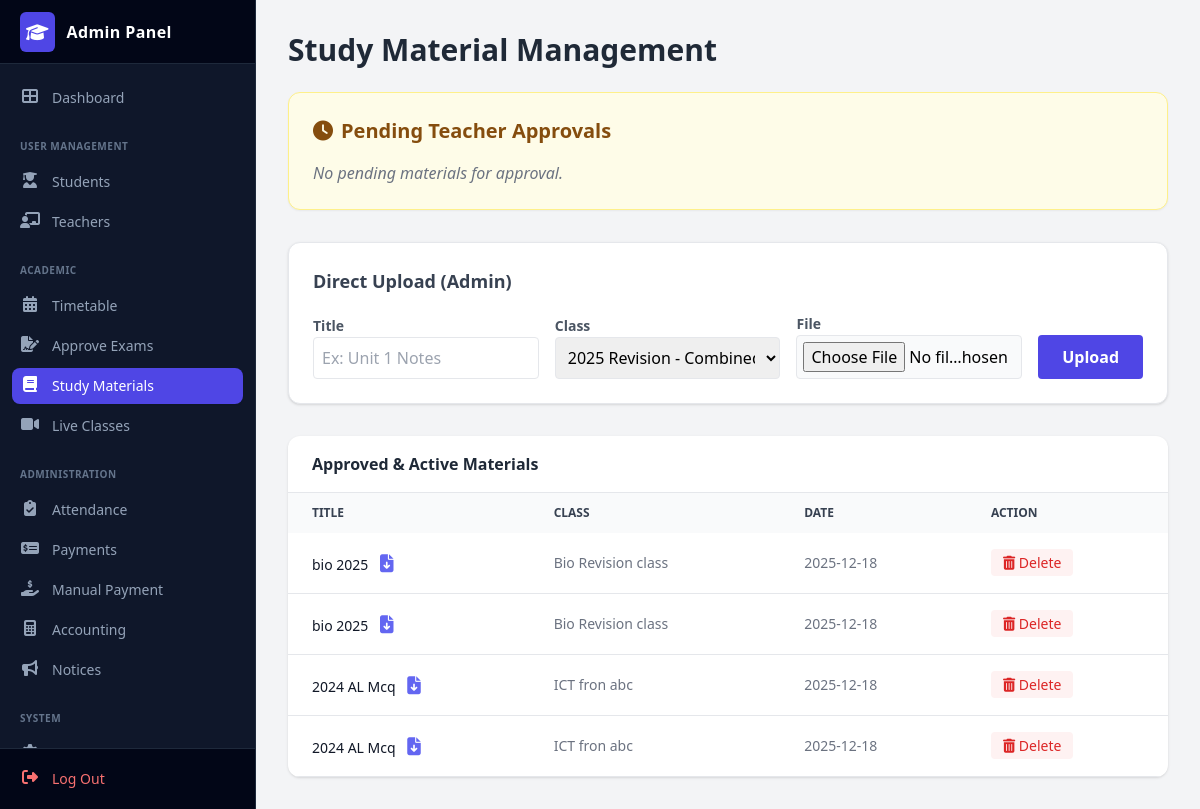
Page /admin/manage_study_materials.php (signed in) on the committed database.
### tables this page shows
CREATE TABLE `study_materials` (
  `material_id` int(11) NOT NULL,
  `title` varchar(255) NOT NULL,
  `class_id` int(11) NOT NULL,
  `file_path` varchar(255) NOT NULL,
  `uploaded_by` int(11) NOT NULL COMMENT 'Teacher ID or Admin ID',
  `uploaded_on` datetime NOT NULL DEFAULT current_timestamp(),
  `status` int(1) NOT NULL DEFAULT 0 COMMENT '0=Pending, 1=Approved, 2=Rejected'
);

CREATE TABLE `classes` (
  `class_id` int(11) NOT NULL,
  `class_name` varchar(100) NOT NULL,
  `stream` varchar(50) NOT NULL,
  `subject` varchar(50) NOT NULL,
  `teacher_name` varchar(100) DEFAULT NULL,
  `fee` decimal(10,2) NOT NULL,
  `day` varchar(20) DEFAULT NULL,
  `time` varchar(20) DEFAULT NULL,
  `status` tinyint(4) DEFAULT 1
);

### admin/manage_study_materials.php (the view, shortened to what this page needs)
<?php
include('db_con.php');
$pending_sql = "SELECT sm.*, c.class_name, t.full_name as teacher_name
                FROM study_materials sm
                JOIN classes c ON sm.class_id = c.class_id
                LEFT JOIN teachers t ON sm.uploaded_by = t.teacher_id
                WHERE sm.status = 0 ORDER BY sm.uploaded_on DESC";
$pending_res = $conn->query($pending_sql);
$active_sql = "SELECT sm.*, c.class_name FROM study_materials sm
               JOIN classes c ON sm.class_id = c.class_id
               WHERE sm.status = 1 ORDER BY sm.uploaded_on DESC";
$active_res = $conn->query($active_sql);
$classes = $conn->query("SELECT * FROM classes WHERE status=1");
?>
<!DOCTYPE html>
<html lang="en">
<head>
    <script src="https://cdn.tailwindcss.com"></script>
    <link rel="stylesheet" href="https://cdnjs.cloudflare.com/ajax/libs/font-awesome/6.4.0/css/all.min.css">
</head>
<body class="bg-gray-100 font-sans">
    <?php include('includes/sidebar.php'); ?>
    <div class="ml-64 p-8">
        <h2 class="text-3xl font-bold text-gray-800 mb-6">Study Material Management</h2>
        <div class="bg-yellow-50 border border-yellow-200 rounded-xl p-6 mb-8 shadow-sm">
            <h3 class="text-xl font-bold text-yellow-800 mb-4 flex items-center gap-2">
                <i class="fas fa-clock"></i> Pending Teacher Approvals
            </h3>
            <?php if ($pending_res->num_rows > 0): ?>
                <div class="overflow-x-auto bg-white rounded-lg shadow">
                    <table class="w-full text-sm text-left text-gray-500">
                        <thead class="text-xs text-gray-700 uppercase bg-gray-50">
                            <tr>
                                <th class="px-6 py-3">Material</th>
                                <th class="px-6 py-3">Class</th>
                                <th class="px-6 py-3">Teacher</th>
                                <th class="px-6 py-3">Action</th>
                            </tr>
                        </thead>
                        <tbody>
                            <?php while ($row = $pending_res->fetch_assoc()): ?>
                                <tr class="border-b hover:bg-gray-50">
                                    <td class="px-6 py-4 font-bold">
                                        <?php echo htmlspecialchars($row['title']); ?>
                                        <br>
                                        <a href="../<?php echo $row['file_path']; ?>" target="_blank" class="text-blue-500 text-xs underline">View File</a>
                                    </td>
                                    <td class="px-6 py-4"><?php echo htmlspecialchars($row['class_name']); ?></td>
                                    <td class="px-6 py-4"><?php echo htmlspecialchars($row['teacher_name'] ?? 'Admin/Unknown'); ?></td>
                                    <td class="px-6 py-4 flex gap-2">
                                        <a href="?action=approve&id=<?php echo $row['material_id']; ?>" class="bg-green-500 text-white px-3 py-1 rounded hover:bg-green-600">Approve</a>
                                        <a href="?action=reject&id=<?php echo $row['material_id']; ?>" class="bg-red-500 text-white px-3 py-1 rounded hover:bg-red-600" onclick="return confirm('Reject this material?');">Reject</a>
                                    </td>
                                </tr>
                            <?php endwhile; ?>
                        </tbody>
                    </table>
                </div>
            <?php else: ?>
                <p class="text-gray-500 italic">No pending materials for approval.</p>
            <?php endif; ?>
        </div>
        <div class="bg-white rounded-xl shadow p-6 mb-8 border border-gray-200">
            <h3 class="text-lg font-bold text-gray-700 mb-4">Direct Upload (Admin)</h3>
            <form method="POST" enctype="multipart/form-data" class="flex flex-col md:flex-row gap-4 items-end">
                <div class="w-full">
                    <label class="text-sm font-bold text-gray-600">Title</label>
                    <input type="text" name="material_title" class="w-full border p-2 rounded focus:ring-2 focus:ring-indigo-500" required placeholder="Ex: Unit 1 Notes">
                </div>
                <div class="w-full">
                    <label class="text-sm font-bold text-gray-600">Class</label>
                    <select name="class_id" class="w-full border p-2 rounded focus:ring-2 focus:ring-indigo-500" required>
                        <?php while ($c = $classes->fetch_assoc()) {
                            echo "<option value='{$c['class_id']}'>{$c['class_name']} - {$c['subject']}</option>";
                        } ?>
                    </select>
                </div>
                <div class="w-full">
                    <label class="text-sm font-bold text-gray-600">File</label>
                    <input type="file" name="material_file" class="w-full border p-1.5 rounded bg-gray-50" required>
                </div>
                <button type="submit" name="add_material" class="bg-indigo-600 text-white px-6 py-2.5 rounded font-bold hover:bg-indigo-700 transition">Upload</button>
            </form>
        </div>
        <div class="bg-white rounded-xl shadow overflow-hidden">
            <div class="px-6 py-4 border-b">
                <h3 class="font-bold text-gray-800">Approved & Active Materials</h3>
            </div>
            <div class="overflow-x-auto">
                <table class="w-full text-sm text-left text-gray-500">
                    <thead class="text-xs text-gray-700 uppercase bg-gray-50">
                        <tr>
                            <th class="px-6 py-3">Title</th>
                            <th class="px-6 py-3">Class</th>
                            <th class="px-6 py-3">Date</th>
                            <th class="px-6 py-3">Action</th>
                        </tr>
                    </thead>
                    <tbody>
                        <?php if ($active_res->num_rows > 0): ?>
                            <?php while ($row = $active_res->fetch_assoc()): ?>
                                <tr class="border-b hover:bg-gray-50">
                                    <td class="px-6 py-4 font-medium text-gray-900">
                                        <?php echo htmlspecialchars($row['title']); ?>
                                        <a href="../<?php echo $row['file_path']; ?>" target="_blank" class="ml-2 text-indigo-500 hover:text-indigo-700 text-lg" title="View/Download">
                                            <i class="fas fa-file-download"></i>
                                        </a>
                                    </td>
                                    <td class="px-6 py-4"><?php echo htmlspecialchars($row['class_name']); ?></td>
                                    <td class="px-6 py-4"><?php echo date('Y-m-d', strtotime($row['uploaded_on'])); ?></td>
                                    <td class="px-6 py-4">
                                        <a href="?action=delete&id=<?php echo $row['material_id']; ?>" onclick="return confirm('Are you sure you want to delete this file?')" class="text-red-600 hover:text-red-900 bg-red-50 px-3 py-1 rounded">
                                            <i class="fas fa-trash-alt"></i> Delete
                                        </a>
                                    </td>
                                </tr>
                            <?php endwhile; ?>
                        <?php else: ?>
                            <tr><td colspan="4" class="text-center py-6">No active materials found.</td></tr>
                        <?php endif; ?>
                    </tbody>
                </table>
            </div>
        </div>
    </div>
</body>
</html>

### rows in the picture
study_materials: title "bio 2025", class.class_name "Bio Revision class", uploaded_on "2025-12-18"
study_materials: title "bio 2025", class.class_name "Bio Revision class", uploaded_on "2025-12-18"
study_materials: title "2024 AL Mcq", class.class_name "ICT fron abc", uploaded_on "2025-12-18"
study_materials: title "2024 AL Mcq", class.class_name "ICT fron abc", uploaded_on "2025-12-18"

### other values in the picture
form field class_id "2025 Revision - Combined Maths"
